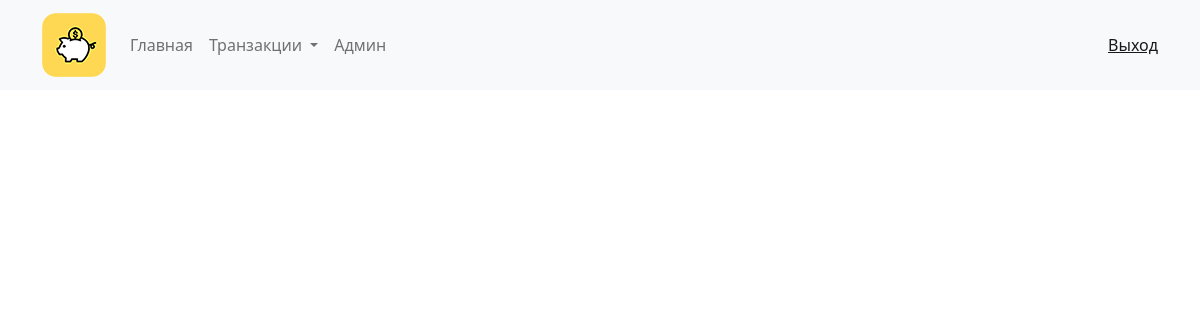
The app's page / (signed in), older data.
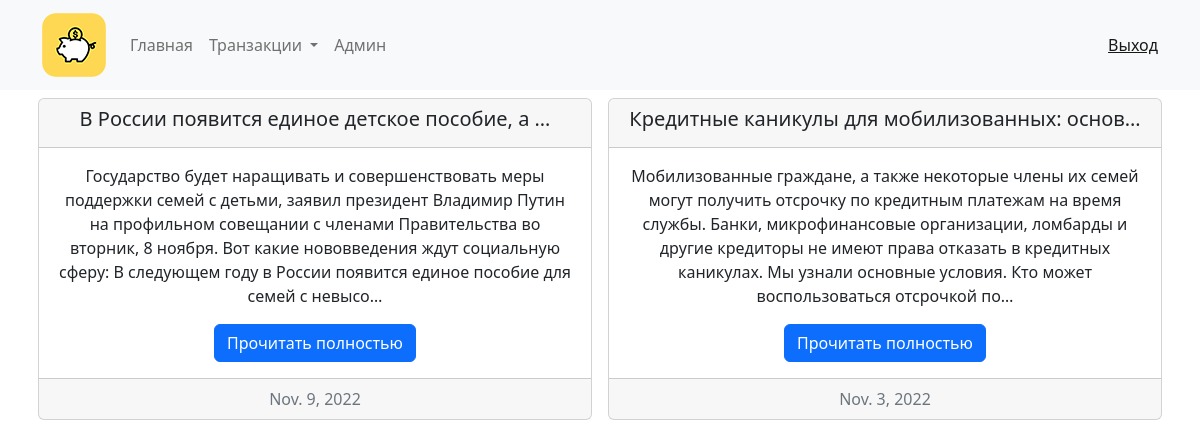
The same page, newer data.
### kursach/models.py (models this page shows, shortened)
class News(models.Model):
    news_title = models.CharField(max_length=80)
    news_date = models.DateField()
    news_text = models.TextField()
    class Meta:
        verbose_name = "Новость"
        verbose_name_plural = "Новости"

### kursach/views.py (the view)
# urls.py: path('', NewsList.as_view(), name='main'),
class NewsList(ListView):
    model = News

### kursach/templates/kursach/news_list.html
{% extends 'kursach/base.html' %}
{% block head %}
    <link rel="stylesheet" href="">
{% endblock %}
{% block content %}
    <div class="container">
        <div class="row">
            {% for item in object_list %}
                <div class="col-6 p-2">
                    <div class="card text-center">
                      <div class="card-header card-title">
                        <h5>{{ item.news_title|truncatechars:45 }}</h5>
                      </div>
                      <div class="card-body">
                        <p class="card-text card-height">{{ item.news_text|truncatechars:300}}</p>
                        <a href="{% url 'news_detail' item.pk %}" class="btn btn-primary">Прочитать полностью</a>
                      </div>
                      <div class="card-footer text-muted">
                        {{ item.news_date }}
                      </div>
                    </div>
                </div>
            {% endfor %}
        </div>
    </div>
{% endblock %}

### kursach/templates/kursach/base.html (shortened to what this page needs)
{% load static %}
<!DOCTYPE html>
<html lang="en">
<head>
<link href="https://cdn.jsdelivr.net/npm/bootstrap@5.2.2/dist/css/bootstrap.min.css" rel="stylesheet">
    {% block head %}
    {% endblock %}
</head>
<body>
<nav class="navbar navbar-expand-lg bg-light">
  <div class="container">
    <a class="navbar-brand" href="{% url 'main' %}"><img src="{% static 'images/logo.png' %}" alt=""></a>
    <div class="collapse navbar-collapse" id="navbarNav">
      <ul class="navbar-nav">
          <li class="nav-item">
              <a class="nav-link" href="{% url 'main' %}">Главная</a>
            </li>
          <li class="nav-item dropdown">
          <a class="nav-link dropdown-toggle" href="#" role="button" data-bs-toggle="dropdown" aria-expanded="false">
            Транзакции
          </a>
            </li>
            <li class="nav-item">
              <a class="nav-link" href="http://127.0.0.1:8000/admin/">Админ</a>
            </li>
      </ul>
    </div>
      {% if user.is_authenticated %}
        <span class="navbar-text"><a href="{% url 'logout' %}">Выход</a></span>
          {% else %}
          <span class="navbar-text"><a href="{% url 'register' %}">Регистрация</a> | <a href="{% url 'login' %}">Авторизация</a></span>
      {% endif %}
  </div>
</nav>
{% if user.is_authenticated %}
    {% block content %}
    {% endblock %}
    {%  else %}
    <div class="container">
        <div class="alert alert-danger text-center auth-hidden">Вы должны авторизироваться!</div>
    </div>
{% endif %}
</body>
</html>

Row changes from the older to the newer data that the page shows:
added News: news_title "В России появится единое детское пособие, а …", news_text "Государство будет наращивать и совершенствовать меры поддержки семей с детьми, заявил президент Владимир Путин на профильном совещании с членами Правительства во вторник, 8 ноября. Вот какие нововведения ждут социальную сферу: В следующем году в России появится единое пособие для семей с невысо…", news_date "Nov. 9, 2022"
added News: news_title "Кредитные каникулы для мобилизованных: основ…", news_text "Мобилизованные граждане, а также некоторые члены их семей могут получить отсрочку по кредитным платежам на время службы. Банки, микрофинансовые организации, ломбарды и другие кредиторы не имеют права отказать в кредитных каникулах. Мы узнали основные условия. Кто может воспользоваться отсрочкой по…", news_date "Nov. 3, 2022"
